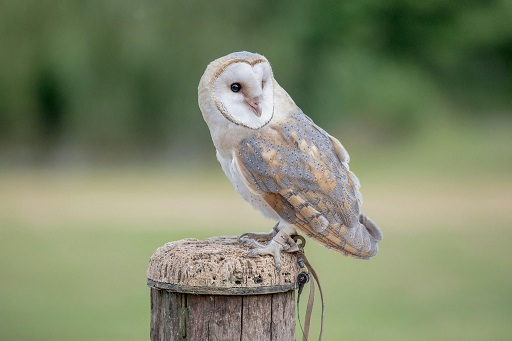
#> input picture Morphological Operations/bird2.jpg, 512 x 341 px
$ python CV_Homework.py
#> lines starting #> are read from the running program, lines starting #| are printed output that depends on the picture; after the words box and inside, x2 and y2 are one past the last pixel; in counts of white or black regions, pixels touching at a corner belong together
import cv2
import numpy as np


def read_image(image_path):
#> called with image_path = 'bird2.jpg'
    return cv2.imread(image_path)
#> returned value is the input picture: shape (341, 512, 3); mean B, G, R 105.2, 134.1, 125.4


def apply_gaussian_blur(image, kernel_size=(15, 15)):
#> called with kernel_size = (15, 15)
    return cv2.GaussianBlur(image, kernel_size, 0)
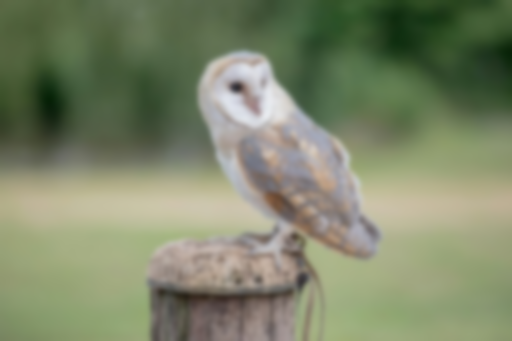
#> returned value: shape (341, 512, 3); mean of channels 0, 1, 2 105.2, 134.1, 125.4; drawn as B, G, R

def convert_to_gray(image):
    return cv2.cvtColor(image, cv2.COLOR_BGR2GRAY)
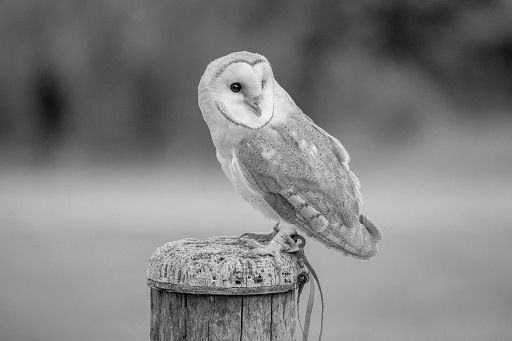
#> returned value: shape (341, 512); min 0, max 249, mean 128.2

def apply_canny_edge_detection(gray_image, threshold1=100, threshold2=200):
#> called with threshold1 = 100, threshold2 = 200
    return cv2.Canny(gray_image, threshold1, threshold2)
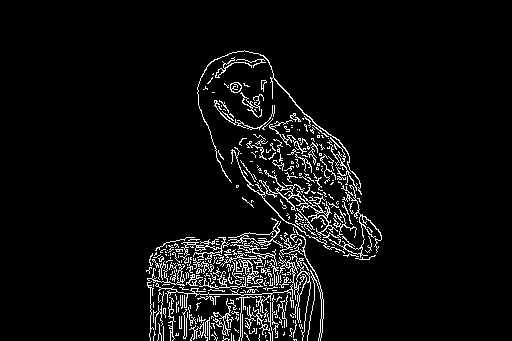
#> returned value: shape (341, 512); 5.5% white in thin lines or dots, all inside (x1, y1, x2, y2) = (146, 50, 382, 341)

def apply_dilation(edges, kernel_size=(5, 5), iterations=1):
#> called with kernel_size = (5, 5), iterations = 1
    kernel = np.ones(kernel_size, np.uint8)
    return cv2.dilate(edges, kernel, iterations)
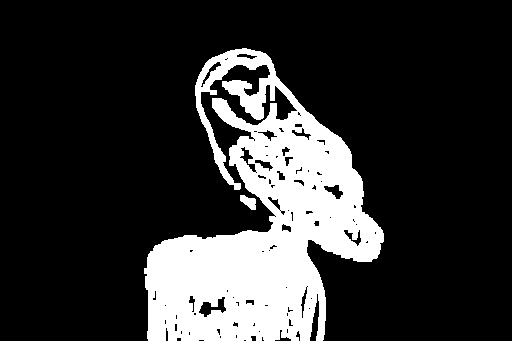
#> returned value: shape (341, 512); 19.7% white; 2 white regions, box (x1, y1, x2, y2) and area: (144, 48, 384, 341) 34258, (240, 195, 256, 210) 151

def apply_erosion(edges, kernel_size=(5, 5), iterations=1):
#> called with kernel_size = (5, 5), iterations = 1
    kernel = np.ones(kernel_size, np.uint8)
    return cv2.erode(edges, kernel, iterations)
#> returned value: shape (341, 512); every value is 0

def apply_opening(edges, kernel_size=(5, 5)):
    kernel = np.ones(kernel_size, np.uint8)
    return cv2.morphologyEx(edges, cv2.MORPH_OPEN, kernel)

def apply_closing(edges, kernel_size=(5, 5)):
#> called with kernel_size = (5, 5)
    kernel = np.ones(kernel_size, np.uint8)
    return cv2.morphologyEx(edges, cv2.MORPH_CLOSE, kernel)
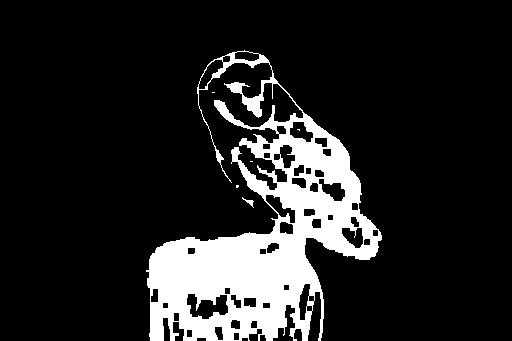
#> returned value: shape (341, 512); 14.3% white; 6 white regions (4 under 20 px), largest, box (x1, y1, x2, y2) and area: (146, 50, 382, 341) 24901, (242, 197, 254, 208) 39

def apply_gradient(edges, kernel_size=(5, 5)):
    kernel = np.ones(kernel_size, np.uint8)
    return cv2.morphologyEx(edges, cv2.MORPH_GRADIENT, kernel)

def manual_dilation_single_patch(roi, kernel):
    roi_height, roi_width = roi.shape
#> roi_height = 10; roi_width = 10
    kernel_height, kernel_width = kernel.shape
    dilated_roi = np.zeros_like(roi)

    for i in range(roi_height):
        for j in range(roi_width):
            y_min = max(i - kernel_height // 2, 0)
            y_max = min(i + kernel_height // 2 + 1, roi_height)
            x_min = max(j - kernel_width // 2, 0)
            x_max = min(j + kernel_width // 2 + 1, roi_width)

            region = roi[y_min:y_max, x_min:x_max]
            kernel_region = kernel[y_min-i + kernel_height//2 : y_max-i + kernel_height//2,
                                   x_min-j + kernel_width//2 : x_max-j + kernel_width//2]

            if np.any(region & kernel_region):
                dilated_roi[i, j] = 255

    return dilated_roi

def apply_manual_dilation(edges, kernel):
    roi = edges[50:60, 50:60]
    dilated_roi = manual_dilation_single_patch(roi, kernel)
    edges[50:60, 50:60] = dilated_roi

def bitwise_operations(image, edge_image):
    bitwise_and = cv2.bitwise_and(image, image, mask=edge_image)
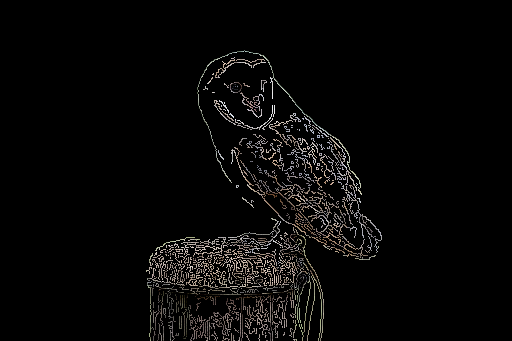
#> bitwise_and: shape (341, 512, 3); mean B, G, R 7.1, 7.5, 8.1
    bitwise_or = cv2.bitwise_or(image, image, mask=edge_image)
    bitwise_xor = cv2.bitwise_xor(image, image, mask=edge_image)
#> bitwise_xor: shape (341, 512, 3); every value is 0
    return bitwise_and, bitwise_or, bitwise_xor

def display_images(images):
    for title, img in images.items():
        cv2.imshow(title, img)
#> this loop made 11 passes
#> title on passes 1 to 11: 'Original Image', 'Gaussian Blur', 'Canny Edges', 'eroded_image', 'Dilated Edges', 'Opening', 'Closing', 'Gradient', 'Bitwise AND', 'Bitwise OR', 'Bitwise XOR'
    cv2.waitKey(0)
    cv2.destroyAllWindows()


def main(image_path):
    image = read_image(image_path)
    gaussian_blur = apply_gaussian_blur(image)
    gray_image = convert_to_gray(image)

    canny_image = apply_canny_edge_detection(gray_image)

    dilated_image = apply_dilation(canny_image)
    eroded_image = apply_erosion(canny_image)
    opening = apply_opening(canny_image)
    closing = apply_closing(canny_image)
    gradient = apply_gradient(canny_image)

    kernel = np.array([[0, 1, 0],
                       [1, 1, 1],
                       [0, 1, 0]], dtype=np.uint8)
    apply_manual_dilation(canny_image, kernel)
    bitwise_and, bitwise_or, bitwise_xor = bitwise_operations(image, canny_image)

    images = {
        'Original Image': image,
        'Gaussian Blur': gaussian_blur,
        'Canny Edges': canny_image,
        'eroded_image':eroded_image,
        'Dilated Edges': dilated_image,
        'Opening': opening,
        'Closing': closing,
        'Gradient': gradient,
        'Bitwise AND': bitwise_and,
        'Bitwise OR': bitwise_or,
        'Bitwise XOR': bitwise_xor
    }
    display_images(images)

if __name__ == "__main__":
    main('bird2.jpg')

$ run again, with Morphological Operations/dialtion.jpg copied over Morphological Operations/bird2.jpg
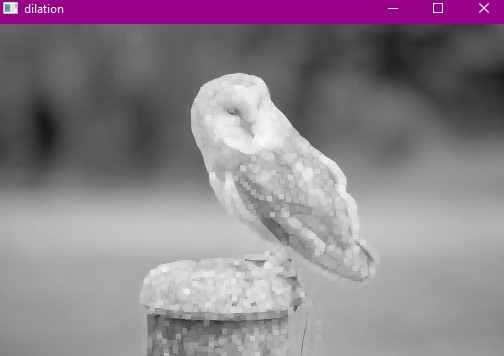
#> input picture Morphological Operations/dialtion.jpg, 504 x 356 px
#> in read_image, returned value is the input picture: shape (356, 504, 3); mean B, G, R 138.3, 129.3, 139.4
#> in apply_canny_edge_detection, `return cv2.Canny(gray_image, threshold1, threshold2)`:
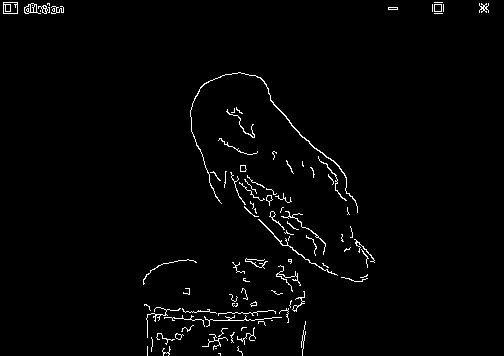
#> returned value: shape (356, 504); 1.8% white in thin lines or dots
#> in bitwise_operations, `bitwise_and = cv2.bitwise_and(image, image, mask=edge_image)`:
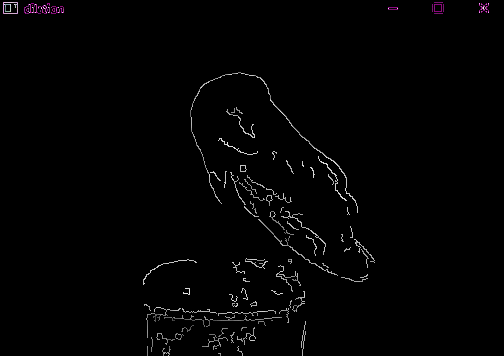
#> bitwise_and: shape (356, 504, 3); mean B, G, R 2.9, 2.7, 2.9
#> bitwise_xor: shape (356, 504, 3); every value is 0
#> the loop in display_images, `for title, img in images.items():` made 11 passes
#> title on passes 1 to 8: 'Original Image', 'Gaussian Blur', 'Canny Edges', 'eroded_image', 'Dilated Edges', 'Opening', 'Closing', 'Gradient'
